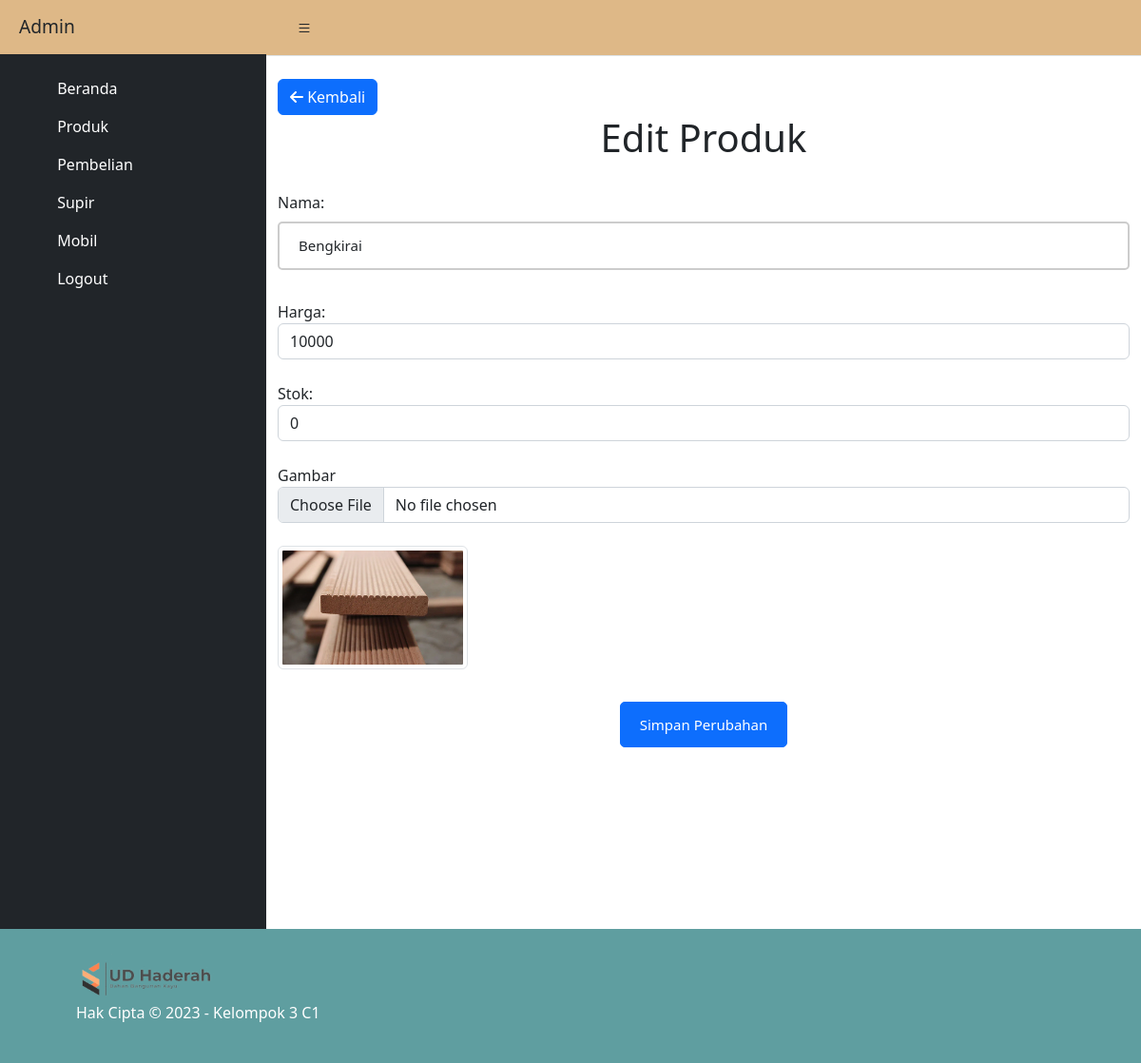
Page /admin/edit.php?id=27 (signed in) on the committed database.
### tables this page shows
CREATE TABLE `produk` (
  `id_produk` int(11) NOT NULL,
  `nama_produk` varchar(25) NOT NULL,
  `harga` int(20) NOT NULL,
  `stok` int(11) NOT NULL,
  `gambar` text NOT NULL
);

### admin/edit.php (the view, shortened to what this page needs)
<?php
require "../koneksi.php";
  $id = $_GET['id'];
  $query = "SELECT * FROM produk WHERE id_produk = '$id'";
  $result = mysqli_query($koneksi, $query);
  $row = mysqli_fetch_array($result) ;
  ?>
<!DOCTYPE html>
<html lang="en">
    <head>
        <link href="https://cdn.jsdelivr.net/npm/bootstrap@5.3.0-alpha3/dist/css/bootstrap.min.css" rel="stylesheet">
        <link rel="stylesheet" href="https://cdn.jsdelivr.net/npm/bootstrap-icons@1.4.1/font/bootstrap-icons.css">
        <link rel="stylesheet" href="https://cdnjs.cloudflare.com/ajax/libs/font-awesome/6.3.0/css/all.min.css" />
        <link href="https://cdn.jsdelivr.net/npm/bootstrap@5.3.0-alpha3/dist/css/bootstrap.min.css" rel="stylesheet">
        <link href="css/styles.css" rel="stylesheet" />
        <link href="style-login.css" rel="stylesheet" />
    </head>
    <body>
        <div class="d-flex" id="wrapper">
            <div id="sidebar-wrapper">
                <div class="sidebar-heading">Admin</div>
                <div class="d-flex flex-column flex-shrink-0 p-3 text-white bg-dark" style="width: 280px;">
                    <ul class="nav nav-pills flex-column mb-auto">
                      <li>
                      <a href="index.php" class="nav-link text-white">
                          <svg class="bi me-2" width="16" height="16"><use xlink:href="#home"/></svg>
                          Beranda
                        </a>
                      </li>
                      <li>
                        <a href="produk.php" class="nav-link text-white">
                          <svg class="bi me-2" width="16" height="16"><use xlink:href="#table"/></svg>
                          Produk
                        </a>
                      </li>
                      <li>
                        <a href="Pembelian.php" class="nav-link text-white">
                          <svg class="bi me-2" width="16" height="16"><use xlink:href="#table"/></svg>
                          Pembelian
                        </a>
                        <a href="supir.php" class="nav-link text-white">
                          <svg class="bi me-2" width="16" height="16"><use xlink:href="#table"/></svg>
                          Supir
                        </a>
                        <a href="mobil.php" class="nav-link text-white">
                          <svg class="bi me-2" width="16" height="16"><use xlink:href="#table"/></svg>
                          Mobil
                        </a>
                        <a href="?logout=true" class="nav-link text-white">
                          <svg class="bi me-2" width="16" height="16"><use xlink:href="#table"/></svg>
                          Logout
                        </a>
                        <br><br><br><br><br><br><br><br><br><br><br><br><br><br><br><br><br><br><br><br><br><br><br><br><br><br><br>
      </div>
            </div>
            <div id="page-content-wrapper">
                <nav class="navbar navbar-expand-lg navbar-light border-bottom">
                    <div class="container-fluid">
                    </div>
                </nav>
                <div class="container-fluid">
                <div class="Isi">
                  <br>
                  <a href="produk.php" class="btn btn-primary"><i class="fa-solid fa-arrow-left"></i> Kembali</a>
                  <h1 class="text-center">Edit Produk</h1>
                <form enctype="multipart/form-data" method="POST">
                  <div class="form-group">
                    <br>
                    <label for="nama">Nama: </label>
                    <input type="text" class="form-control" pattern="[a-zA-Z0-9]{4,}" maxlength="30" placeholder="Masukkan Nama" name="nama_produk" value="<?php echo $row['nama_produk']?>" required>
                  </div>
                  <div class="form-group">
                    <br>
                    <label for="harga">Harga: </label>
                    <input type="number" class="form-control" min="1" name="harga" value="<?php echo $row['harga']?>" required>
                  </div>
                  <div class="form-group">
                    <br>
                    <label for="stok">Stok: </label>
                    <input type="number" class="form-control" min="0" name="stok" value="<?php echo $row['stok']?>" required>
                  <div class="form-group">
                    <br>
                    <label for="gambar">Gambar</label>
                    <input type="file" class="form-control" accept="image/*" name="gambar" onchange="preview(this,'previewne')">
                    <br>
                    <img src="../file/<?php echo $row['gambar']?>" id="previewne" class="rounded border p-1" style="width:200px; height:130px;">
                  </div>
                  </div>
                  <br>
                  <input type="submit" value="Simpan Perubahan" name="edit" class="btn btn-primary" cursorshover="true">
                  </form>
                  </div>
                </div>
                </div>
            </div>
        <footer>
          <div class="foot">
              <img src="../asset/gambar/Ud Haderah.png" width="150px">
              <p> Hak Cipta © 2023 - Kelompok 3 C1</p>
          </div>
      </footer>
    </body>
</html>

### admin/style-login.css (style rules this page uses)
input[type=text],input[type=password] { font-size: 15px; width: 100%; padding: 12px 20px; margin: 8px 0; box-sizing: border-box; border: 2px solid #ccc; transition: 0.5s; outline: none; background-size: 30px; background-position: 5px 5px; border-radius: 5px; }
input[type=submit] { width: 100px; display: block; margin: auto; font-size: 15px; color: white; border-radius: 5px; padding: 12px 20px; width: fit-content; margin-top: 10px; transition: 0.5s; }

### admin/edit.php (style rules this page uses)
.navbar { background-color: burlywood; padding: 0.600rem 1.25rem; }
.sidebar-heading { background-color: burlywood; }

### rows in the picture
produk: nama_produk "Bengkirai", harga "10000", stok "0", gambar (picture)
